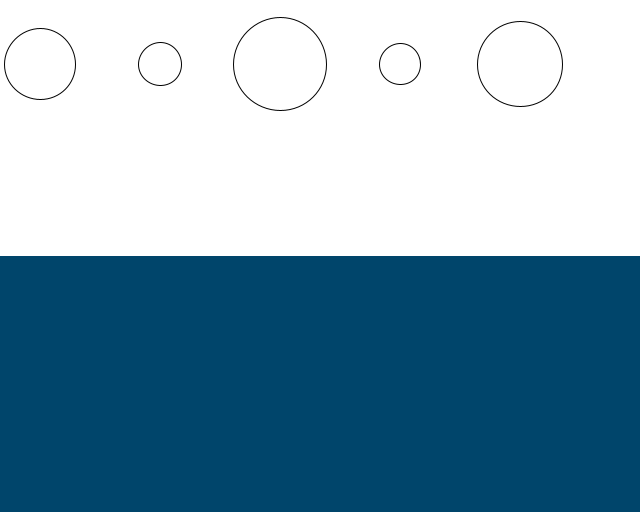
Frame 1 (no input)
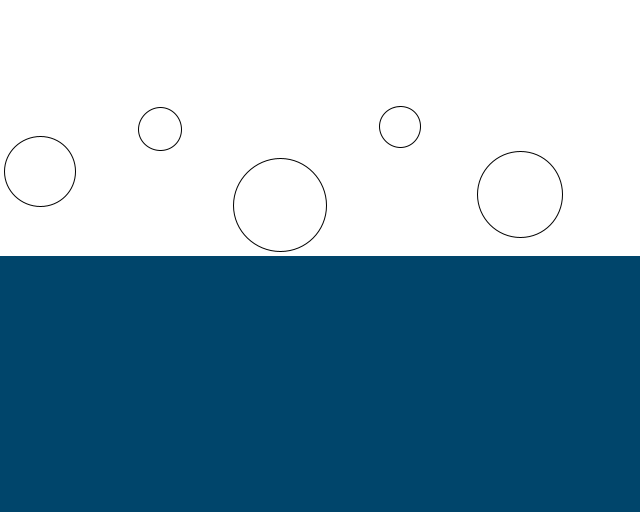
Frame 60 (the mouse pressed at the canvas centre just before this capture)
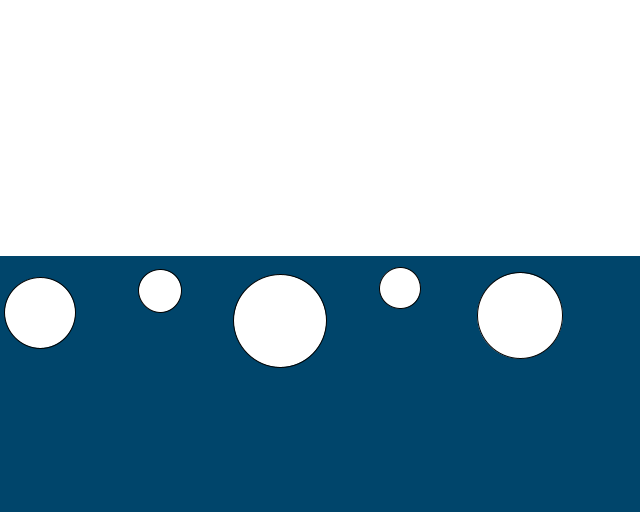
Frame 120 (the mouse held since frame 60 and released just before this capture)

The Processing sketch that drew these frames (run headless with seeded random() and noise(); from frame 60 on, the mouse is pressed at the canvas centre):

// Processing sketch: Force101
// ── Force101.pde
Mover[] movers;
Liquid water;
PVector gravity;

void setup() {
    size(640, 512);
    water = new Liquid(0, height / 2, width, height / 2, 0.1);
    movers = new Mover[5];
    for (int i = 0; i < 5; i++) {
        movers[i] = new Mover(random(2, 8), i * 120 + 40, height / 8);
    }
}

void draw() {
    background(255);
    water.display();
    for (int i = 0; i < 5; i++) {
        Mover m = movers[i];
        gravity = new PVector(0, 0.01 * m.mass);
        if (m.is_inside(water)) {
            m.drag(water);
        }
        m.apply_force(gravity);
        m.update();
        m.display();
        m.check_edges();
    }
}

// ── Liquid.pde
class Liquid {
    float x, y, w, h;
    float c;
    
    Liquid(float _x, float _y, float _w, float _h, float _c) {
        x = _x;
        y = _y;
        w = _w;
        h = _h;
        c = _c;
    }
    
    void display() {
        noStroke();
        fill(0, 69, 107);
        rect(x, y, w, h);
    }
    
}
// ── Mover.pde
class Mover {
    PVector location;
    PVector velocity;
    PVector acceleration;
    
    float mass;
    float radius;
    
    Mover(float m, float x, float y) {
        acceleration = new PVector(0, 0);
        location = new PVector(x, y);
        velocity = new PVector(0, 0);
        mass = m;
        radius = mass * 12;
    }
    
    void check_edges() {
        if (location.x < 0) {
            location.x = 0;
            velocity.x *= -1;
        } else if (location.x > width) {
            location.x = width;
            velocity.x *= -1;
        }
        
        if (location.y < 0) {
            location.y = 0;
            velocity.y *= -1;
        } else if (location.y > height) {
            location.y = height;
            velocity.y *= -1;
        }
    }
    
    boolean is_inside(Liquid l) {
        if (location.x > l.x && location.x < l.x + l.w && location.y > l.y && location.y < l.y + l.h) {
            return true;
        }
        return false;
    }
    
    void drag(Liquid l) {
        float speed = velocity.mag();
        float drag_mag = l.c * speed * speed * radius * 0.008;
        PVector drag = velocity.get();
        drag.mult( -1);
        drag.normalize();
        drag.mult(drag_mag);
        apply_force(drag);
    }
    
    void apply_force(PVector force) {
        PVector f = PVector.div(force, mass);
        acceleration.add(force);
    }
    
    void update() {
        velocity.add(acceleration);
        location.add(velocity);
        acceleration.mult(0);        
    }
    
    void display() {
        stroke(0);
        fill(255);
        ellipse(location.x, location.y, radius, radius);
    }
}
